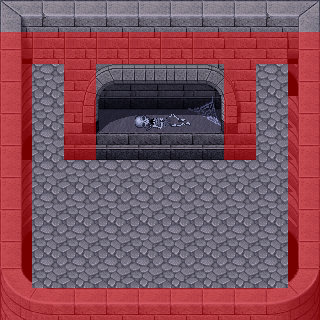

This game map was drawn from its Tiled (.tmx) file and the tilesets committed beside it. A one-line description and the full map source follow:
An orthogonal 10x10 tile map with 32x32 px tiles, 3 tile layers (Tile Layer 1, Tile Layer 2, Collision) and 1 object (warp).

<map version="1.0" orientation="orthogonal" width="10" height="10" tilewidth="32" tileheight="32">
 <tileset firstgid="1" name="Test" tilewidth="32" tileheight="32">
  <image source="crypt.png" width="512" height="512" />
  <tile id="2">
   <properties>
    <property name="collision" value="true" />
   </properties>
  </tile>
 </tileset>
 <layer name="Tile Layer 1" width="10" height="10">
  <data>
   <tile gid="14" />
   <tile gid="15" />
   <tile gid="63" />
   <tile gid="63" />
   <tile gid="63" />
   <tile gid="63" />
   <tile gid="63" />
   <tile gid="63" />
   <tile gid="15" />
   <tile gid="16" />
   <tile gid="30" />
   <tile gid="78" />
   <tile gid="78" />
   <tile gid="78" />
   <tile gid="78" />
   <tile gid="78" />
   <tile gid="78" />
   <tile gid="79" />
   <tile gid="80" />
   <tile gid="32" />
   <tile gid="129" />
   <tile gid="224" />
   <tile gid="55" />
   <tile gid="56" />
   <tile gid="57" />
   <tile gid="58" />
   <tile gid="59" />
   <tile gid="60" />
   <tile gid="224" />
   <tile gid="165" />
   <tile gid="145" />
   <tile gid="224" />
   <tile gid="71" />
   <tile gid="72" />
   <tile gid="73" />
   <tile gid="74" />
   <tile gid="75" />
   <tile gid="76" />
   <tile gid="224" />
   <tile gid="149" />
   <tile gid="161" />
   <tile gid="224" />
   <tile gid="87" />
   <tile gid="88" />
   <tile gid="89" />
   <tile gid="90" />
   <tile gid="91" />
   <tile gid="92" />
   <tile gid="224" />
   <tile gid="149" />
   <tile gid="129" />
   <tile gid="224" />
   <tile gid="224" />
   <tile gid="224" />
   <tile gid="224" />
   <tile gid="224" />
   <tile gid="224" />
   <tile gid="224" />
   <tile gid="224" />
   <tile gid="149" />
   <tile gid="145" />
   <tile gid="224" />
   <tile gid="224" />
   <tile gid="224" />
   <tile gid="224" />
   <tile gid="224" />
   <tile gid="224" />
   <tile gid="224" />
   <tile gid="224" />
   <tile gid="149" />
   <tile gid="161" />
   <tile gid="224" />
   <tile gid="224" />
   <tile gid="224" />
   <tile gid="224" />
   <tile gid="224" />
   <tile gid="224" />
   <tile gid="224" />
   <tile gid="224" />
   <tile gid="165" />
   <tile gid="177" />
   <tile gid="224" />
   <tile gid="224" />
   <tile gid="224" />
   <tile gid="224" />
   <tile gid="224" />
   <tile gid="224" />
   <tile gid="224" />
   <tile gid="224" />
   <tile gid="181" />
   <tile gid="193" />
   <tile gid="194" />
   <tile gid="195" />
   <tile gid="195" />
   <tile gid="195" />
   <tile gid="195" />
   <tile gid="195" />
   <tile gid="195" />
   <tile gid="196" />
   <tile gid="197" />
  </data>
 </layer>
 <layer name="Tile Layer 2" width="10" height="10">
  <data>
   <tile gid="0" />
   <tile gid="0" />
   <tile gid="0" />
   <tile gid="0" />
   <tile gid="0" />
   <tile gid="0" />
   <tile gid="0" />
   <tile gid="0" />
   <tile gid="0" />
   <tile gid="0" />
   <tile gid="0" />
   <tile gid="0" />
   <tile gid="0" />
   <tile gid="0" />
   <tile gid="0" />
   <tile gid="0" />
   <tile gid="0" />
   <tile gid="0" />
   <tile gid="0" />
   <tile gid="0" />
   <tile gid="0" />
   <tile gid="0" />
   <tile gid="0" />
   <tile gid="0" />
   <tile gid="0" />
   <tile gid="0" />
   <tile gid="0" />
   <tile gid="0" />
   <tile gid="0" />
   <tile gid="0" />
   <tile gid="0" />
   <tile gid="0" />
   <tile gid="0" />
   <tile gid="0" />
   <tile gid="0" />
   <tile gid="0" />
   <tile gid="0" />
   <tile gid="0" />
   <tile gid="0" />
   <tile gid="0" />
   <tile gid="0" />
   <tile gid="0" />
   <tile gid="0" />
   <tile gid="0" />
   <tile gid="0" />
   <tile gid="0" />
   <tile gid="0" />
   <tile gid="0" />
   <tile gid="0" />
   <tile gid="0" />
   <tile gid="0" />
   <tile gid="0" />
   <tile gid="0" />
   <tile gid="0" />
   <tile gid="0" />
   <tile gid="0" />
   <tile gid="0" />
   <tile gid="0" />
   <tile gid="0" />
   <tile gid="0" />
   <tile gid="0" />
   <tile gid="0" />
   <tile gid="0" />
   <tile gid="0" />
   <tile gid="0" />
   <tile gid="0" />
   <tile gid="0" />
   <tile gid="0" />
   <tile gid="0" />
   <tile gid="0" />
   <tile gid="0" />
   <tile gid="0" />
   <tile gid="0" />
   <tile gid="0" />
   <tile gid="0" />
   <tile gid="0" />
   <tile gid="0" />
   <tile gid="0" />
   <tile gid="0" />
   <tile gid="0" />
   <tile gid="0" />
   <tile gid="0" />
   <tile gid="0" />
   <tile gid="0" />
   <tile gid="0" />
   <tile gid="0" />
   <tile gid="0" />
   <tile gid="0" />
   <tile gid="0" />
   <tile gid="0" />
   <tile gid="0" />
   <tile gid="0" />
   <tile gid="0" />
   <tile gid="0" />
   <tile gid="0" />
   <tile gid="0" />
   <tile gid="0" />
   <tile gid="0" />
   <tile gid="0" />
   <tile gid="0" />
  </data>
 </layer>
 <layer name="Collision" width="10" height="10">
  <data>
   <tile gid="0" />
   <tile gid="0" />
   <tile gid="0" />
   <tile gid="0" />
   <tile gid="0" />
   <tile gid="0" />
   <tile gid="0" />
   <tile gid="0" />
   <tile gid="0" />
   <tile gid="0" />
   <tile gid="13" />
   <tile gid="13" />
   <tile gid="13" />
   <tile gid="13" />
   <tile gid="13" />
   <tile gid="13" />
   <tile gid="13" />
   <tile gid="13" />
   <tile gid="13" />
   <tile gid="13" />
   <tile gid="13" />
   <tile gid="0" />
   <tile gid="13" />
   <tile gid="0" />
   <tile gid="0" />
   <tile gid="0" />
   <tile gid="0" />
   <tile gid="13" />
   <tile gid="0" />
   <tile gid="13" />
   <tile gid="13" />
   <tile gid="0" />
   <tile gid="13" />
   <tile gid="0" />
   <tile gid="0" />
   <tile gid="0" />
   <tile gid="0" />
   <tile gid="13" />
   <tile gid="0" />
   <tile gid="13" />
   <tile gid="13" />
   <tile gid="0" />
   <tile gid="13" />
   <tile gid="0" />
   <tile gid="0" />
   <tile gid="0" />
   <tile gid="0" />
   <tile gid="13" />
   <tile gid="0" />
   <tile gid="13" />
   <tile gid="13" />
   <tile gid="0" />
   <tile gid="0" />
   <tile gid="0" />
   <tile gid="0" />
   <tile gid="0" />
   <tile gid="0" />
   <tile gid="0" />
   <tile gid="0" />
   <tile gid="13" />
   <tile gid="13" />
   <tile gid="0" />
   <tile gid="0" />
   <tile gid="0" />
   <tile gid="0" />
   <tile gid="0" />
   <tile gid="0" />
   <tile gid="0" />
   <tile gid="0" />
   <tile gid="13" />
   <tile gid="13" />
   <tile gid="0" />
   <tile gid="0" />
   <tile gid="0" />
   <tile gid="0" />
   <tile gid="0" />
   <tile gid="0" />
   <tile gid="0" />
   <tile gid="0" />
   <tile gid="13" />
   <tile gid="13" />
   <tile gid="0" />
   <tile gid="0" />
   <tile gid="0" />
   <tile gid="0" />
   <tile gid="0" />
   <tile gid="0" />
   <tile gid="0" />
   <tile gid="0" />
   <tile gid="13" />
   <tile gid="13" />
   <tile gid="13" />
   <tile gid="13" />
   <tile gid="13" />
   <tile gid="13" />
   <tile gid="13" />
   <tile gid="13" />
   <tile gid="13" />
   <tile gid="13" />
   <tile gid="13" />
  </data>
 </layer>
 <objectgroup name="warps" width="10" height="10">
  <object name="warp" x="97" y="98" width="123" height="37">
   <properties>
    <property name="mapa" value="mapa3" />
    <property name="x" value="128" />
    <property name="y" value="40" />
   </properties>
  </object>
 </objectgroup>
</map>
